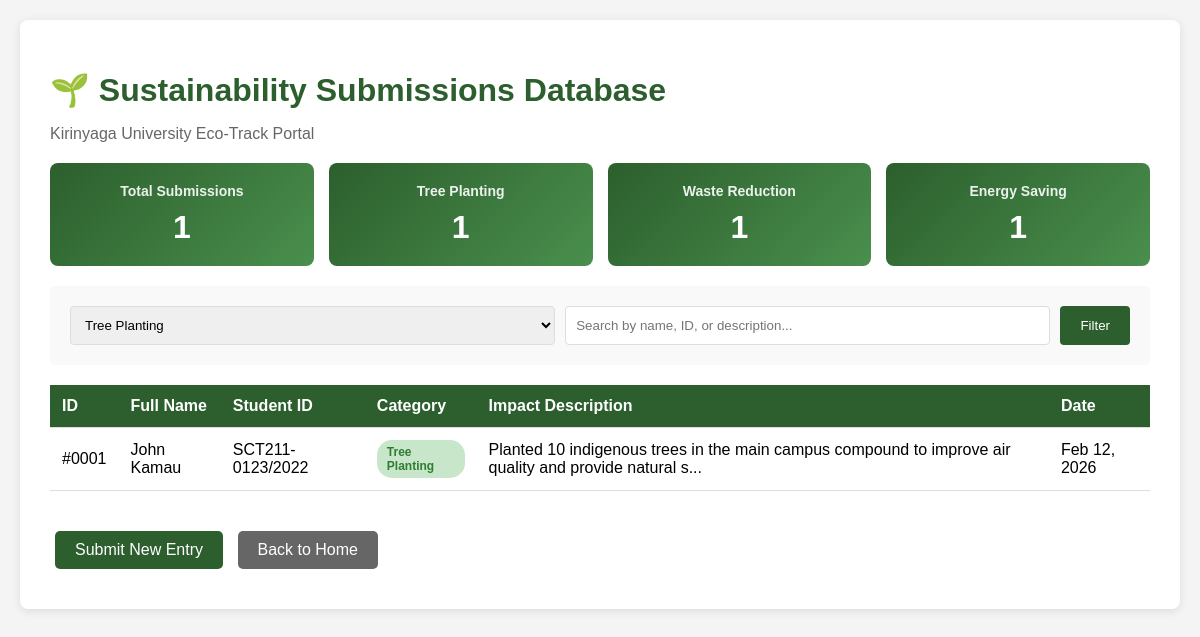
/eco_track/view_submissions.php?category=Tree Planting, run on the app's committed database.
### tables this page shows
CREATE TABLE IF NOT EXISTS sustainability_submissions (
    id INT AUTO_INCREMENT PRIMARY KEY,
    full_name VARCHAR(100) NOT NULL,
    student_id VARCHAR(50) NOT NULL,
    action_category ENUM('Tree Planting', 'Waste Reduction', 'Energy Saving') NOT NULL,
    impact_description TEXT NOT NULL,
    submission_date TIMESTAMP DEFAULT CURRENT_TIMESTAMP,
    INDEX idx_student_id (student_id),
    INDEX idx_category (action_category),
    INDEX idx_date (submission_date)
);

### eco_track/view_submissions.php (the view, shortened to what this page needs)
<?php
$conn = getDBConnection();
$records_per_page = 10;
$page = isset($_GET['page']) ? (int)$_GET['page'] : 1;
$offset = ($page - 1) * $records_per_page;
$categoryFilter = isset($_GET['category']) ? $_GET['category'] : '';
$searchQuery = isset($_GET['search']) ? trim($_GET['search']) : '';
$whereConditions = [];
$params = [];
$types = '';
if (!empty($categoryFilter)) {
    $whereConditions[] = "action_category = ?";
    $params[] = $categoryFilter;
    $types .= 's';
}
$whereClause = !empty($whereConditions) ? "WHERE " . implode(" AND ", $whereConditions) : "";
$countSql = "SELECT COUNT(*) as total FROM sustainability_submissions $whereClause";
$countStmt = $conn->prepare($countSql);
if (!empty($params)) {
    $countStmt->bind_param($types, ...$params);
}
$countStmt->execute();
$totalRecords = $countStmt->get_result()->fetch_assoc()['total'];
$sql = "SELECT * FROM sustainability_submissions $whereClause ORDER BY submission_date DESC LIMIT ? OFFSET ?";
$params[] = $records_per_page;
$params[] = $offset;
$types .= 'ii';
$stmt = $conn->prepare($sql);
if (!empty($params)) {
    $stmt->bind_param($types, ...$params);
}
$stmt->execute();
$result = $stmt->get_result();
$statsSql = "SELECT action_category, COUNT(*) as count FROM sustainability_submissions GROUP BY action_category";
$statsResult = $conn->query($statsSql);
$stats = [];
while ($row = $statsResult->fetch_assoc()) {
    $stats[$row['action_category']] = $row['count'];
}
?>
<!DOCTYPE html>
<html lang="en">
<head>
</head>
<body>
    <div class="container">
        <h1>🌱 Sustainability Submissions Database</h1>
        <p style="color: #666;">Kirinyaga University Eco-Track Portal</p>
        <div class="stats-grid">
            <div class="stat-card">
                <h3>Total Submissions</h3>
                <div class="number"><?php echo $totalRecords; ?></div>
            </div>
            <div class="stat-card">
                <h3>Tree Planting</h3>
                <div class="number"><?php echo isset($stats['Tree Planting']) ? $stats['Tree Planting'] : 0; ?></div>
            </div>
            <div class="stat-card">
                <h3>Waste Reduction</h3>
                <div class="number"><?php echo isset($stats['Waste Reduction']) ? $stats['Waste Reduction'] : 0; ?></div>
            </div>
            <div class="stat-card">
                <h3>Energy Saving</h3>
                <div class="number"><?php echo isset($stats['Energy Saving']) ? $stats['Energy Saving'] : 0; ?></div>
            </div>
        </div>
        <form method="GET" class="filters">
            <select name="category">
                <option value="Tree Planting" <?php echo $categoryFilter === 'Tree Planting' ? 'selected' : ''; ?>>Tree Planting</option>
            </select>
            <input type="text" name="search" placeholder="Search by name, ID, or description..." value="<?php echo htmlspecialchars($searchQuery); ?>">
            <button type="submit">Filter</button>
        </form>
        <?php if ($result->num_rows > 0): ?>
            <table>
                <thead>
                    <tr>
                        <th>ID</th>
                        <th>Full Name</th>
                        <th>Student ID</th>
                        <th>Category</th>
                        <th>Impact Description</th>
                        <th>Date</th>
                    </tr>
                </thead>
                <tbody>
                    <?php while ($row = $result->fetch_assoc()): ?>
                        <tr>
                            <td>#<?php echo str_pad($row['id'], 4, '0', STR_PAD_LEFT); ?></td>
                            <td><?php echo htmlspecialchars($row['full_name']); ?></td>
                            <td><?php echo htmlspecialchars($row['student_id']); ?></td>
                            <td>
                                <?php
                                $badgeClass = '';
                                switch ($row['action_category']) {
                                    case 'Tree Planting':
                                        $badgeClass = 'badge-tree';
                                        break;
                                }
                                ?>
                                <span class="category-badge <?php echo $badgeClass; ?>">
                                    <?php echo htmlspecialchars($row['action_category']); ?>
                                </span>
                            </td>
                            <td><?php echo htmlspecialchars(substr($row['impact_description'], 0, 100)) . '...'; ?></td>
                            <td><?php echo date('M j, Y', strtotime($row['submission_date'])); ?></td>
                        </tr>
                    <?php endwhile; ?>
                </tbody>
            </table>
        <?php endif; ?>
        <div style="margin-top: 30px;">
            <a href="track.php" class="btn">Submit New Entry</a>
            <a href="welcome.php" class="btn" style="background-color: #666;">Back to Home</a>
        </div>
    </div>
</body>
</html>

### eco_track/view_submissions.php (style rules this page uses)
body { font-family: Arial, sans-serif; margin: 0; padding: 20px; background-color: #f4f4f4; }
.container { max-width: 1200px; margin: 0 auto; background-color: white; padding: 30px; border-radius: 8px; box-shadow: 0 2px 10px rgba(0,0,0,0.1); }
h1 { color: #2c5f2d; margin-bottom: 10px; }
.stats-grid { display: grid; grid-template-columns: repeat(auto-fit, minmax(200px, 1fr)); gap: 15px; margin: 20px 0; }
.stat-card { background: linear-gradient(135deg, #2c5f2d 0%, #4a8f4d 100%); color: white; padding: 20px; border-radius: 8px; text-align: center; }
.stat-card h3 { margin: 0 0 10px 0; font-size: 14px; opacity: 0.9; }
.stat-card .number { font-size: 32px; font-weight: bold; }
.filters { background-color: #f9f9f9; padding: 20px; border-radius: 5px; margin: 20px 0; display: grid; grid-template-columns: 1fr 1fr auto; gap: 10px; }
.filters select, .filters input[type="text"], .filters button { padding: 10px; border: 1px solid #ddd; border-radius: 4px; }
.filters button { background-color: #2c5f2d; color: white; border: none; cursor: pointer; padding: 10px 20px; }
table { width: 100%; border-collapse: collapse; margin: 20px 0; }
th, td { padding: 12px; text-align: left; border-bottom: 1px solid #ddd; }
th { background-color: #2c5f2d; color: white; font-weight: bold; }
.category-badge { display: inline-block; padding: 5px 10px; border-radius: 15px; font-size: 12px; font-weight: bold; }
.badge-tree { background-color: #c8e6c9; color: #2e7d32; }
.btn { display: inline-block; padding: 10px 20px; background-color: #2c5f2d; color: white; text-decoration: none; border-radius: 5px; margin: 10px 5px; }

### data on the page
sustainability_submissions: id "0001", full_name "John Kamau", student "SCT211-0123/2022", action_category "Tree Planting", impact_description "Planted 10 indigenous trees in the main campus compound to improve air quality and provide natural s", submission_date "Feb 12, 2026"

### other printed values
$totalRecords "1"
$stats['Tree Planting'] "1"
$stats['Waste Reduction'] "1"
$stats['Energy Saving'] "1"
